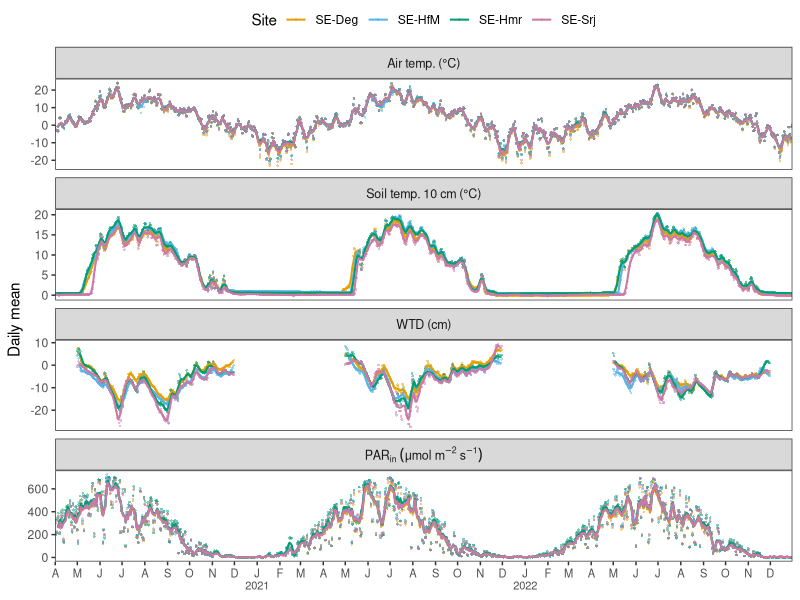
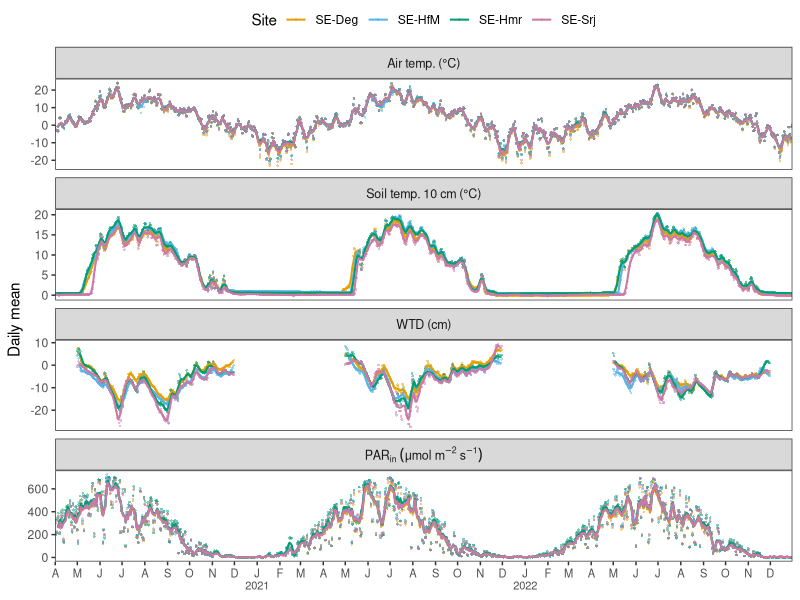

Reproduce these figures in R, in order.
library(tidyverse)
library(dplyr)
library(ggplot2)
library(zoo)

# ── Settings ──────────────────────────────────────────────────────────────────

roll_days <- 7  # change rolling window size here (number of days averaged)

site_colors <- c(
  "SE-Deg" = "#E69F00",
  "SE-HfM" = "#56B4E9",
  "SE-Hmr" = "#009E73",
  "SE-Srj" = "#CC79A7"
)

# ── Custom x-axis formatter: J F M A M J J A S O N D ────────────────────────

dte_formatter <- function(x) {
  mth <- toupper(substr(format(x, "%b"), 1, 1))
  ifelse(format(x, "%m") == "01", paste0(mth, "\n", format(x, "%Y")), mth)
}

# ── Load & compute rolling means ─────────────────────────────────────────────

daily <- read_csv("data/daily_data/all_sites_daily.csv",
                  col_types = cols(date = col_date(), site = col_character(),
                                   .default = col_double())) %>%
  arrange(site, date) %>%
  group_by(site) %>%
  mutate(
    tair_roll       = rollmean(tair,       k = roll_days, fill = NA, align = "center"),
    tsoil_10cm_roll = rollmean(tsoil_10cm, k = roll_days, fill = NA, align = "center"),
    WTD_roll        = rollmean(WTD,        k = roll_days, fill = NA, align = "center"),
    PARin_roll      = rollmean(PARin,      k = roll_days, fill = NA, align = "center")
  ) %>%
  ungroup()

# ── Pivot to long ─────────────────────────────────────────────────────────────

var_labels <- c(
  tair       = '"Air temp. (°C)"',
  tsoil_10cm = '"Soil temp. 10 cm (°C)"',
  WTD        = '"WTD (cm)"',
  PARin      = 'PAR["in"]~(μmol~m^{-2}~s^{-1})'
)

long <- daily %>%
  pivot_longer(c(tair, tsoil_10cm, WTD, PARin),
               names_to = "variable", values_to = "daily_mean") %>%
  pivot_longer(c(tair_roll, tsoil_10cm_roll, WTD_roll, PARin_roll),
               names_to = "variable_roll", values_to = "roll") %>%
  filter(variable_roll == paste0(variable, "_roll")) %>%
  mutate(variable = factor(variable, levels = names(var_labels)))

# ── Plot ──────────────────────────────────────────────────────────────────────

ggplot(long, aes(x = date, color = site)) +
  geom_point(aes(y = daily_mean), alpha = 0.5, size = 0.6, shape = 16) +
  geom_line(aes(y = roll), linewidth = 0.7, na.rm = TRUE) +
  facet_wrap(~ variable, ncol = 1, scales = "free_y",
             labeller = as_labeller(var_labels, label_parsed)) +
  scale_color_manual(values = site_colors) +
  scale_x_date(date_breaks = "1 month", labels = dte_formatter, expand = c(0, 0)) +
  labs(x = NULL, y = "Daily mean", color = "Site") +
  theme_test() +
  theme(
    legend.position = "top",
    strip.text      = element_text(size = 9, hjust = 0.5),
    axis.text.x     = element_text(size = 8)
  )

ggsave("figures/biomet_daily_roll.png", width = 10, height = 10, dpi = 300)
message("Plot saved to figures/biomet_daily_roll.png")
